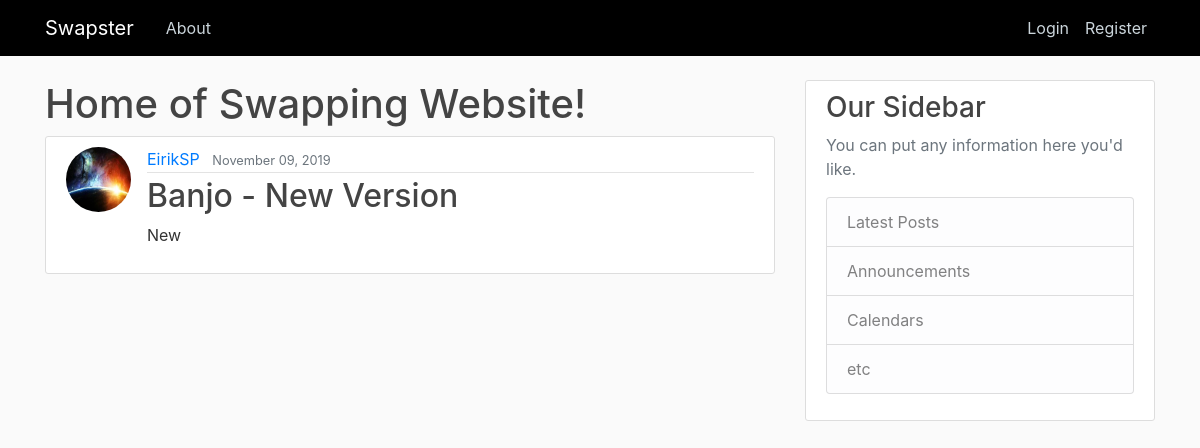
Screenshot of /post/2 with the database file from the repository.
### SwapSite/models.py (models this page shows, shortened)
class Post(models.Model):
    item = models.CharField(max_length=50)
    condition = models.CharField(max_length=100)
    date_posted = models.DateTimeField(default=timezone.now)
    seller = models.ForeignKey(User, on_delete=models.CASCADE)

### users/models.py (models this page shows, shortened)
class Profile(models.Model):
    user = models.OneToOneField(User, on_delete=models.CASCADE)
    image = models.ImageField(default='default.jpg', upload_to='profile_pics')

### SwapSite/views.py (the view)
# urls.py: path('post/<int:pk>', PostDetailView.as_view(), name='post-detail'),
class PostDetailView(DetailView):
    model = Post

### SwapSite/templates/SwapSite/post_detail.html (shortened to what this page needs)
{%extends 'SwapSite/base.html'%}
{% block content %}
    <h1>Home of Swapping Website!</h1>
        <article class="media content-section">
            <img class="rounded-circle article-img" src="{{ object.seller.profile.image.url }}" alt="">
            <div class="media-body">
              <div class="article-metadata">
                <a class="mr-2" href="#">{{ object.seller }}</a>
                <small class="text-muted">{{ object.date_posted|date:'F d, Y' }}</small>
              </div>
              <h2 class="article-title">{{ object.item }}</h2>
              <p class="article-content">{{ object.condition }}</p>
            </div>
        </article>
{%endblock content%}

### SwapSite/static/SwapSite/main.css (style rules this page uses)
body { background: #fafafa; color: #333333; margin-top: 5rem; }
h1, h2, h3, h4, h5, h6 { color: #444444; }
.content-section { background: #ffffff; padding: 10px 20px; border: 1px solid #dddddd; border-radius: 3px; margin-bottom: 20px; }
.article-title { color: #444444; }
.article-content { white-space: pre-line; }
.article-img { height: 65px; width: 65px; margin-right: 16px; }
.article-metadata { padding-bottom: 1px; margin-bottom: 4px; border-bottom: 1px solid #e3e3e3 }

### rows the page displays
Post: seller.profile.image (picture), seller "EirikSP", date_posted "November 09, 2019", item "Banjo - New Version", condition "New"
